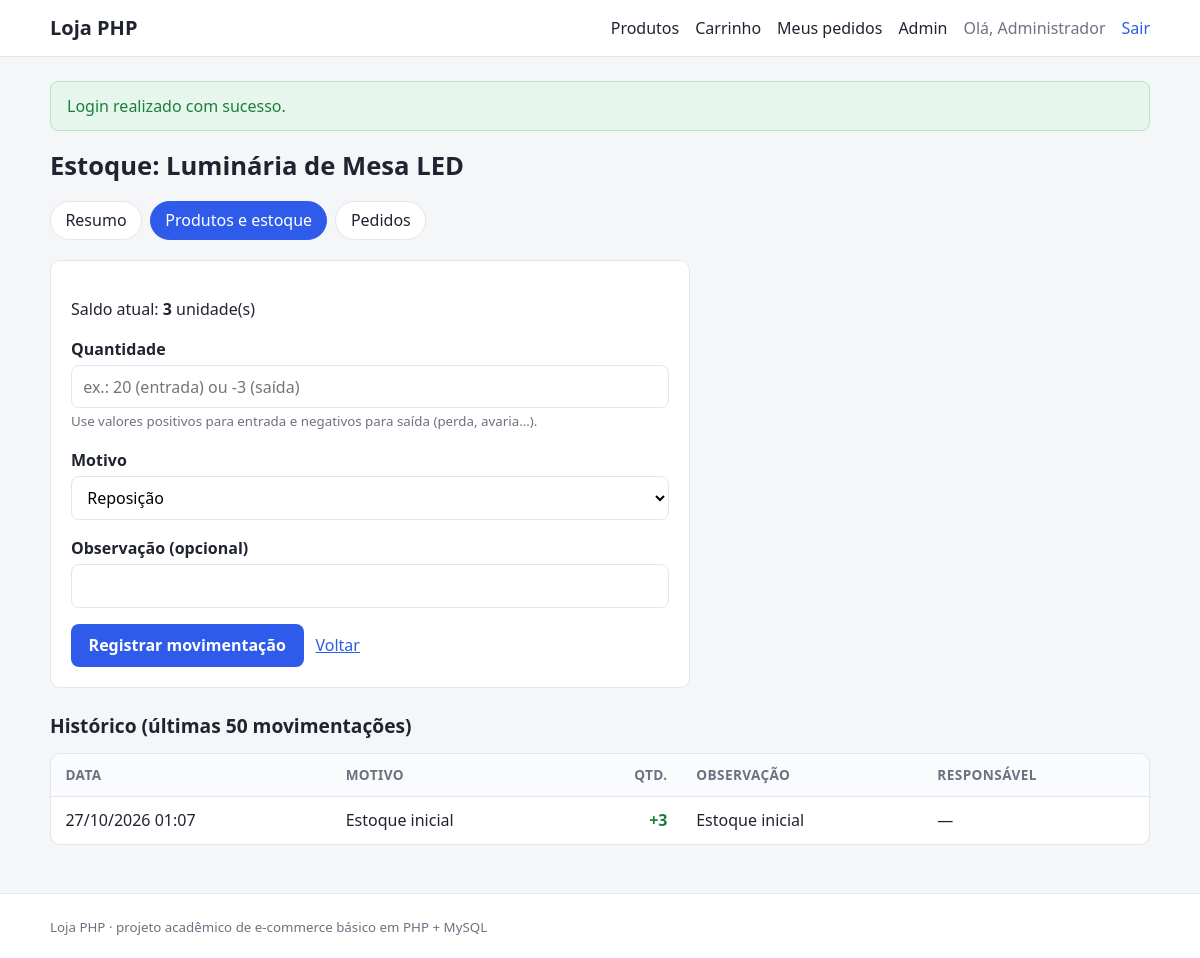
/admin/stock.php?id=8 (signed in), run on the app's committed database.
### tables this page shows
CREATE TABLE IF NOT EXISTS users (
    id            INT UNSIGNED NOT NULL AUTO_INCREMENT,
    name          VARCHAR(100) NOT NULL,
    email         VARCHAR(150) NOT NULL,
    password_hash VARCHAR(255) NOT NULL,
    role          ENUM('customer', 'admin') NOT NULL DEFAULT 'customer',
    created_at    TIMESTAMP NOT NULL DEFAULT CURRENT_TIMESTAMP,
    PRIMARY KEY (id),
    UNIQUE KEY uq_users_email (email)
);

CREATE TABLE IF NOT EXISTS products (
    id          INT UNSIGNED NOT NULL AUTO_INCREMENT,
    name        VARCHAR(150) NOT NULL,
    description TEXT NULL,
    price       DECIMAL(10,2) NOT NULL,
    stock       INT UNSIGNED NOT NULL DEFAULT 0,
    image_url   VARCHAR(255) NULL,
    active      TINYINT(1) NOT NULL DEFAULT 1,
    created_at  TIMESTAMP NOT NULL DEFAULT CURRENT_TIMESTAMP,
    updated_at  TIMESTAMP NOT NULL DEFAULT CURRENT_TIMESTAMP ON UPDATE CURRENT_TIMESTAMP,
    PRIMARY KEY (id),
    KEY idx_products_active (active),
    CONSTRAINT chk_products_price CHECK (price >= 0)
);

CREATE TABLE IF NOT EXISTS stock_movements (
    id         BIGINT UNSIGNED NOT NULL AUTO_INCREMENT,
    product_id INT UNSIGNED NOT NULL,
    user_id    INT UNSIGNED NULL,
    order_id   INT UNSIGNED NULL,
    delta      INT NOT NULL,
    reason     ENUM('initial', 'restock', 'adjustment', 'sale', 'cancellation') NOT NULL,
    note       VARCHAR(255) NULL,
    created_at TIMESTAMP NOT NULL DEFAULT CURRENT_TIMESTAMP,
    PRIMARY KEY (id),
    KEY idx_stock_product (product_id, created_at),
    CONSTRAINT fk_sm_product FOREIGN KEY (product_id) REFERENCES products (id) ON DELETE CASCADE,
    CONSTRAINT fk_sm_user    FOREIGN KEY (user_id)    REFERENCES users (id)    ON DELETE SET NULL,
    CONSTRAINT fk_sm_order   FOREIGN KEY (order_id)   REFERENCES orders (id)   ON DELETE SET NULL
);

### src/db.php (called while the page is built, shortened)
<?php
function db(): PDO
{
    static $pdo = null;
    if ($pdo === null) {
        $c   = config('db');
        $dsn = sprintf(
            'mysql:host=%s;port=%s;dbname=%s;charset=%s',
            $c['host'],
            $c['port'],
            $c['name'],
            $c['charset']
        );
        $pdo = new PDO($dsn, $c['user'], $c['pass'], [
            PDO::ATTR_ERRMODE            => PDO::ERRMODE_EXCEPTION,
            PDO::ATTR_DEFAULT_FETCH_MODE => PDO::FETCH_ASSOC,
            PDO::ATTR_EMULATE_PREPARES   => false,
        ]);
    }
    return $pdo;
}

### src/auth.php (called while the page is built, shortened)
<?php
function current_user(): ?array
{
    static $user = false;
    if ($user === false) {
        $user = null;
        if (!empty($_SESSION['user_id'])) {
            $st = db()->prepare('SELECT id, name, email, role FROM users WHERE id = ?');
            $st->execute([(int) $_SESSION['user_id']]);
            $user = $st->fetch() ?: null;
        }
    }
    return $user;
}
function require_login(?string $returnTo = null): array
{
    $user = current_user();
    return $user;
}
function require_admin(): array
{
    $user = require_login();
    return $user;
}

### public/admin/stock.php (the view, shortened to what this page needs)
<?php
$admin = require_admin();
$id = input_int($_GET, 'id');
$st = db()->prepare('SELECT id, name, stock FROM products WHERE id = ?');
$st->execute([$id]);
$product = $st->fetch();
$st = db()->prepare(
    'SELECT sm.delta, sm.reason, sm.note, sm.order_id, sm.created_at, u.name AS user_name
       FROM stock_movements sm
       LEFT JOIN users u ON u.id = sm.user_id
      WHERE sm.product_id = ?
      ORDER BY sm.id DESC
      LIMIT 50'
);
$st->execute([$id]);
$movements = $st->fetchAll();
$reasonLabels = [
    'initial'      => 'Estoque inicial',
    'restock'      => 'Reposição',
    'adjustment'   => 'Ajuste',
    'sale'         => 'Venda',
    'cancellation' => 'Cancelamento',
];
render_header('Estoque · ' . $product['name']);
?>
<h1>Estoque: <?= e($product['name']) ?></h1>
<div class="card form form--wide">
    <p>Saldo atual: <strong><?= (int) $product['stock'] ?></strong> unidade(s)</p>
    <form method="post" novalidate>
        <div class="field">
            <label for="delta">Quantidade</label>
            <input type="number" id="delta" name="delta" value="<?= old('delta') ?>" required step="1" placeholder="ex.: 20 (entrada) ou -3 (saída)">
            <small>Use valores positivos para entrada e negativos para saída (perda, avaria…).</small>
        </div>
        <div class="field">
            <label for="reason">Motivo</label>
            <select id="reason" name="reason">
                <option value="restock" <?= ($_POST['reason'] ?? '') === 'restock' ? 'selected' : '' ?>>Reposição</option>
            </select>
        </div>
        <div class="field">
            <label for="note">Observação (opcional)</label>
            <input type="text" id="note" name="note" value="<?= old('note') ?>" maxlength="255">
        </div>
        <div class="actions">
            <button type="submit" class="btn">Registrar movimentação</button>
            <a href="<?= e(url('/admin/products.php')) ?>">Voltar</a>
        </div>
    </form>
</div>
<h2>Histórico (últimas 50 movimentações)</h2>
<div class="table-wrap">
    <table>
        <thead>
            <tr><th>Data</th><th>Motivo</th><th class="num">Qtd.</th><th>Observação</th><th>Responsável</th></tr>
        </thead>
        <tbody>
        <?php foreach ($movements as $m): ?>
            <tr>
                <td><?= e(fmt_date($m['created_at'])) ?></td>
                <td><?= e($reasonLabels[$m['reason']] ?? $m['reason']) ?></td>
                <td class="num <?= (int) $m['delta'] > 0 ? 'delta-pos' : 'delta-neg' ?>">
                    <?= (int) $m['delta'] > 0 ? '+' : '' ?><?= (int) $m['delta'] ?>
                </td>
                <td><?= e($m['note']) ?></td>
                <td><?= e($m['user_name'] ?? '—') ?></td>
            </tr>
        <?php endforeach; ?>
        </tbody>
    </table>
</div>

### src/views/header.php (shortened to what this page needs)
<?php
$user      = current_user();
$cartCount = $user ? cart_count((int) $user['id']) : 0;
?>
<!doctype html>
<html lang="pt-BR">
<head>
    <link rel="stylesheet" href="<?= e(url('/assets/style.css')) ?>">
</head>
<body>
<header class="topbar">
    <div class="container topbar__inner">
        <a class="brand" href="<?= e(url('/')) ?>"><?= e(app_name()) ?></a>
        <nav class="nav" aria-label="Principal">
            <a href="<?= e(url('/')) ?>">Produtos</a>
            <?php if ($user): ?>
                <a href="<?= e(url('/cart.php')) ?>">Carrinho<?php if ($cartCount > 0): ?> <span class="pill"><?= $cartCount ?></span><?php endif; ?></a>
                <a href="<?= e(url('/orders.php')) ?>">Meus pedidos</a>
                <?php if ($user['role'] === 'admin'): ?>
                    <a href="<?= e(url('/admin/')) ?>">Admin</a>
                <?php endif; ?>
                <span class="nav__user">Olá, <?= e(explode(' ', $user['name'])[0]) ?></span>
                <form method="post" action="<?= e(url('/logout.php')) ?>" class="inline">
                    <button type="submit" class="link-button">Sair</button>
                </form>
            <?php else: ?>
                <a href="<?= e(url('/login.php')) ?>">Entrar</a>
                <a class="btn btn--small" href="<?= e(url('/register.php')) ?>">Criar conta</a>
            <?php endif; ?>
        </nav>
    </div>
</header>
<main class="container">
    <?php foreach (pull_flash() as $f): ?>
        <div class="alert alert--<?= e($f['type']) ?>" role="status"><?= e($f['message']) ?></div>
    <?php endforeach; ?>

### public/assets/style.css (style rules this page uses)
:root { --bg: #f5f6f8; --surface: #ffffff; --text: #1f2430; --muted: #6b7280; --border: #e3e6ec; --primary: #2f5bea; --primary-dark: #2448c4; --danger: #c62828; --success: #1b7f3b; --warning: #9a6700; --radius: 10px; }
* { box-sizing: border-box; }
body { margin: 0; min-height: 100vh; display: flex; flex-direction: column; background: var(--bg); color: var(--text); font: 16px/1.5 system-ui, -apple-system, "Segoe UI", Roboto, sans-serif; }
main { flex: 1; padding-top: 1.5rem; padding-bottom: 3rem; }
a { color: var(--primary); }
h1 { font-size: 1.6rem; margin: 0 0 1rem; }
h2 { font-size: 1.2rem; margin: 1.5rem 0 .75rem; }
.container { width: min(1100px, 100% - 2rem); margin-inline: auto; }
.topbar { background: var(--surface); border-bottom: 1px solid var(--border); }
.topbar__inner { display: flex; align-items: center; justify-content: space-between; gap: 1rem; padding: .8rem 0; flex-wrap: wrap; }
.brand { font-weight: 700; font-size: 1.25rem; text-decoration: none; color: var(--text); }
.nav { display: flex; align-items: center; gap: 1rem; flex-wrap: wrap; }
.nav a { text-decoration: none; color: var(--text); }
.nav__user { color: var(--muted); }
.inline { display: inline; margin: 0; }
.btn, button.btn { display: inline-block; padding: .6rem 1.1rem; border: 0; border-radius: 8px; background: var(--primary); color: #fff; font: inherit; font-weight: 600; text-decoration: none; cursor: pointer; }
.link-button { background: none; border: 0; padding: 0; font: inherit; color: var(--primary); cursor: pointer; }
.alert { padding: .75rem 1rem; border-radius: 8px; margin-bottom: 1rem; border: 1px solid transparent; }
.alert--success { background: #e7f6ec; border-color: #b8e2c5; color: var(--success); }
.card { background: var(--surface); border: 1px solid var(--border); border-radius: var(--radius); padding: 1.25rem; }
.form { max-width: 440px; }
.form--wide { max-width: 640px; }
.field { margin-bottom: 1rem; }
.field label { display: block; font-weight: 600; margin-bottom: .25rem; }
.field small { color: var(--muted); }
input[type=text], input[type=email], input[type=password], input[type=number], input[type=url], input[type=search], textarea, select { width: 100%; padding: .55rem .7rem; border: 1px solid var(--border); border-radius: 8px; font: inherit; background: #fff; }
.table-wrap { overflow-x: auto; background: var(--surface); border: 1px solid var(--border); border-radius: var(--radius); }
table { width: 100%; border-collapse: collapse; }
th, td { padding: .7rem .9rem; text-align: left; border-bottom: 1px solid var(--border); vertical-align: middle; }
th { background: #fafbfc; font-size: .85rem; color: var(--muted); text-transform: uppercase; letter-spacing: .03em; }
tr:last-child td { border-bottom: 0; }
td.num, th.num { text-align: right; white-space: nowrap; }
.actions { display: flex; gap: .75rem; align-items: center; flex-wrap: wrap; }
.delta-pos { color: var(--success); font-weight: 600; }

### data on the page
users: name "Administrador"
products: name "Luminária de Mesa LED", stock "3"
stock_movements: created_at "27/10/2026 01:07", reason "Estoque inicial", delta "3", note "Estoque inicial", user_name "—"

### other printed values
app_name() "Loja PHP"
$f['message'] "Login realizado com sucesso."
$label "Resumo"
$label "Produtos e estoque"
$label "Pedidos"
